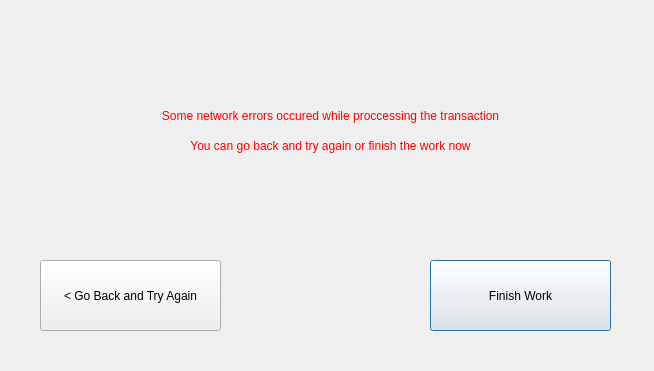
<?xml version="1.0" encoding="UTF-8"?>
<ui version="4.0">
 <class>ServerError</class>
 <widget class="QDialog" name="ServerError">
  <property name="geometry">
   <rect>
    <x>0</x>
    <y>0</y>
    <width>654</width>
    <height>371</height>
   </rect>
  </property>
  <property name="windowTitle">
   <string>Dialog</string>
  </property>
  <widget class="QPushButton" name="finishButton">
   <property name="geometry">
    <rect>
     <x>430</x>
     <y>260</y>
     <width>181</width>
     <height>71</height>
    </rect>
   </property>
   <property name="text">
    <string>Finish Work</string>
   </property>
  </widget>
  <widget class="QPushButton" name="backButton">
   <property name="geometry">
    <rect>
     <x>40</x>
     <y>260</y>
     <width>181</width>
     <height>71</height>
    </rect>
   </property>
   <property name="text">
    <string>&lt; Go Back and Try Again</string>
   </property>
  </widget>
  <widget class="QLabel" name="label">
   <property name="geometry">
    <rect>
     <x>30</x>
     <y>100</y>
     <width>601</width>
     <height>31</height>
    </rect>
   </property>
   <property name="styleSheet">
    <string notr="true">#label { color: red; }</string>
   </property>
   <property name="text">
    <string>Some network errors occured while proccessing the transaction</string>
   </property>
   <property name="alignment">
    <set>Qt::AlignCenter</set>
   </property>
  </widget>
  <widget class="QLabel" name="label_2">
   <property name="geometry">
    <rect>
     <x>20</x>
     <y>130</y>
     <width>621</width>
     <height>31</height>
    </rect>
   </property>
   <property name="styleSheet">
    <string notr="true">#label_2 { color: red; }</string>
   </property>
   <property name="text">
    <string>You can go back and try again or finish the work now</string>
   </property>
   <property name="alignment">
    <set>Qt::AlignCenter</set>
   </property>
  </widget>
 </widget>
 <resources/>
 <connections/>
</ui>
